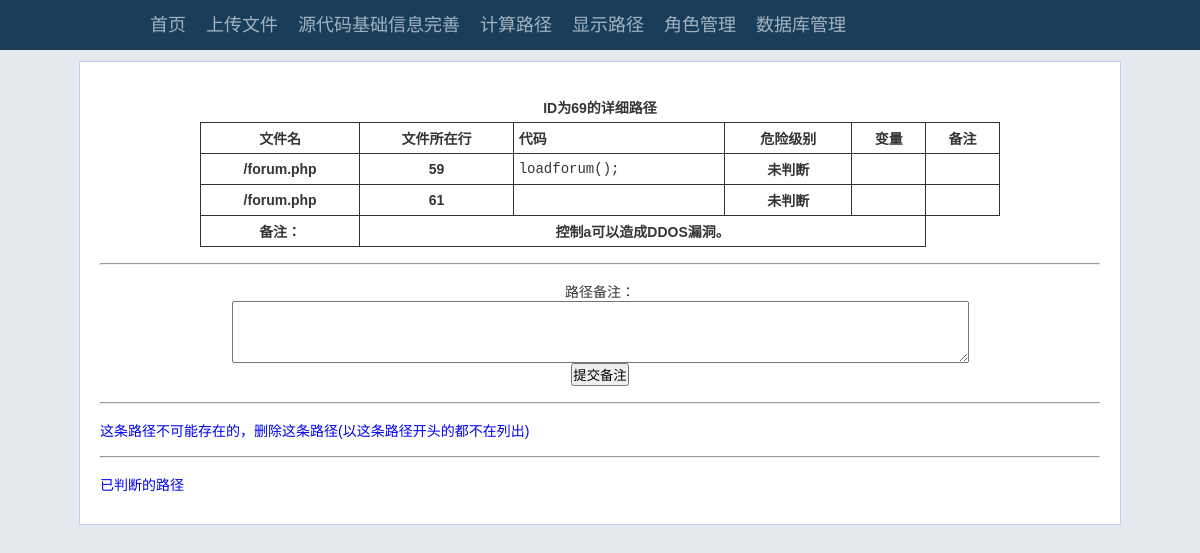
Screenshot of /index.php?action=show_path&path_id=69 with the database file from the repository.
### tables this page shows
CREATE TABLE IF NOT EXISTS `points` (
  `id` int(11) NOT NULL auto_increment,
  `file` text NOT NULL,
  `file_id` int(11) NOT NULL,
  `line_number` int(11) NOT NULL,
  `level` int(11) default '-3',
  `position` int(11) default '-3',
  `content` text NOT NULL,
  `role_id` int(11) NOT NULL default '-1',
  `db_action` text NOT NULL,
  `db_line` text NOT NULL,
  `remark` text NOT NULL,
  `is_function` int(11) NOT NULL,
  `functions_line` text NOT NULL,
  PRIMARY KEY  (`id`)
);

CREATE TABLE IF NOT EXISTS `paths` (
  `id` int(11) NOT NULL auto_increment,
  `md5` text NOT NULL,
  `points_id` text NOT NULL,
  `lines_id` text NOT NULL,
  `check` int(11) NOT NULL,
  `start_file` text NOT NULL,
  `start_line` int(11) NOT NULL,
  `end_file` text NOT NULL,
  `end_line` int(11) NOT NULL,
  `remark` text NOT NULL,
  PRIMARY KEY  (`id`)
);

### static.php (called while the page is built, shortened)
<?php
	$static_level = Array("-3"=>"未判断", "-2"=>"不判断", "0"=>"不危险", "1"=>"危险");
?>

### function.php (called while the page is built, shortened)
<?php
	function get_level($level)
	{
		global $static_level;
		if($level == 1)
		{
			return "<a style='color:red;'>危险</a>";
		} else {
			return $static_level[$level];
		}
	}
?>

### index.php (the view, shortened to what this page needs)
<?php
	include 'static.php';
	include 'function.php';
	$url_this = "http://".$_SERVER ['HTTP_HOST'].$_SERVER['PHP_SELF'].'?'.$_SERVER['QUERY_STRING'];
	if(empty($_GET['action']))
	{
		include 'html/index.html';
	} else {
		$action = trim($_GET['action']);
		switch($action)
		{
		case 'show_path':
			if(isset($_GET['path_id']))
			{
				$id = $_GET['path_id'];
				echo '<table class="itable">
					<caption>ID为'.$id.'的详细路径</caption>
						<tr>
						<th>文件名</th>
						<th>文件所在行</th>
						<th style="text-align:left">代码</th>
						<th>危险级别</th>
						<th>变量</th>
						<th>备注</th>
						</tr>';
				$sql = "SELECT * FROM  `paths` WHERE  `id` = '$id'";
				$result = mysql_query($sql);
				$res = mysql_fetch_assoc($result);
				$points_id = implode(",", unserialize($res['points_id']));
				$remark = $res['remark'];
				$sql = "select * from `points` where `id` in ($points_id) order by find_in_set(id,'$points_id')";
				$result = mysql_query($sql);
				while($res = mysql_fetch_assoc($result))
				{
					echo "<tr>
							<th>".$res['file']."</th>
							<th>".$res['line_number']."</th>
							<td style='text-align:left'><pre>".trim(htmlspecialchars($res['content']))."</pre></td>
							<th>";
					echo get_level($res['level']);
					echo "</th>
							<th>";
					$point_remark = $res['remark'];
					echo "</th><th>$point_remark</th>
					</tr>";
				}
				echo "<tr><th>备注：</th><th colspan='4'>$remark</th></tr>";
				echo '</table><br/><hr/><br/><p><div align="center">
					<form action="#" method="post" enctype="multipart/form-data">
					<a>路径备注：</a><br/>
					<textarea name="remark" cols="90" rows="4"></textarea>
					<br/>
					<input type="submit" name="submit" value="提交备注" />
					</form>
					</div></p><br/><hr/><br/><p><a href="'.$url_this.'&inaction=del">这条路径不可能存在的，删除这条路径(以这条路径开头的都不在列出)</a></p><br/><hr/><br/>
					<p><a href="'.$url_this.'&inaction=checked">已判断的路径</a></p>';
			}
			break;
		}
	}
?>

### css/common.css (style rules this page uses)
body { background:#E4EAED; font-size: 14px; font-family: "微软雅黑","Microsoft Yahei",arial; color:#353535; }
* { margin:0; padding:0; }
a { text-decoration:none; }
#top { height:50px; background:#193E5C; }
#top #menubar { width:1000px; margin:0 auto; }
#menubar ul a { color: #A3B2BE; }
#menubar ul { list-style:none; float:left; margin-left:50px; }
#menubar ul li { float:left; list-style:none; margin-right:20px; height: 51px; font-size: 18px; line-height: 50px; }
#content { background:#FFF; margin-top:10px; width:1000px; margin-left:auto; margin-right:auto; padding:30px 20px; border:1px solid #BFCEF2; min-height:400px; }
.itable { margin:0 auto; width:80%; text-align:center; border-collapse:collapse; }
.itable caption { padding:5px 5px; font-weight:bold; }
.itable th { padding:5px 5px; border:#333 solid 1px; }
.itable td { padding:5px 5px; border:#333 solid 1px; }

### rows the page displays
points: file "/forum.php", line_number "59", content "loadforum();", level "未判断"
points: file "/forum.php", line_number "61", level "未判断"
paths: remark "控制a可以造成DDOS漏洞。"

### other values shown
$id "69"
